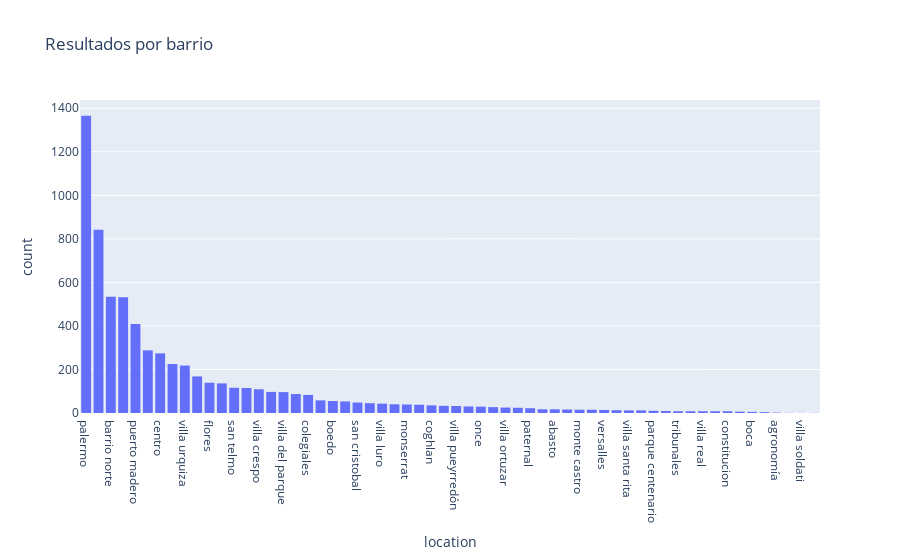

Source (notebook cell):
### Markdown cell above
Para empezar veamos como estan distribuidos los datos segun el barrio

### Code cell
px.histogram(
    df,
    x="location",
    barmode="group",
    title="Resultados por barrio",
    ).update_xaxes(categoryorder="total descending")

### Figure 1 — Plotly figure (JSON) as saved in the notebook; plotly's stock layout.template omitted (floating-point values rounded to 4 significant figures; data arrays with more than 128 entries replaced by an {"elided": "..."} marker saying what was removed)
{"data": [{"alignmentgroup": "True", "bingroup": "x", "hovertemplate": "location=%{x}<br>count=%{y}<extra></extra>", "legendgroup": "", "marker": {"color": "#636efa", "pattern": {"shape": ""}}, "name": "", "offsetgroup": "", "orientation": "v", "showlegend": false, "type": "histogram", "x": {"elided": "6720 str values"}, "xaxis": "x", "yaxis": "y"}], "layout": {"barmode": "group", "legend": {"tracegroupgap": 0}, "title": {"text": "Resultados por barrio"}, "xaxis": {"anchor": "y", "categoryorder": "total descending", "domain": [0, 1], "title": {"text": "location"}}, "yaxis": {"anchor": "x", "domain": [0, 1], "title": {"text": "count"}}}}
